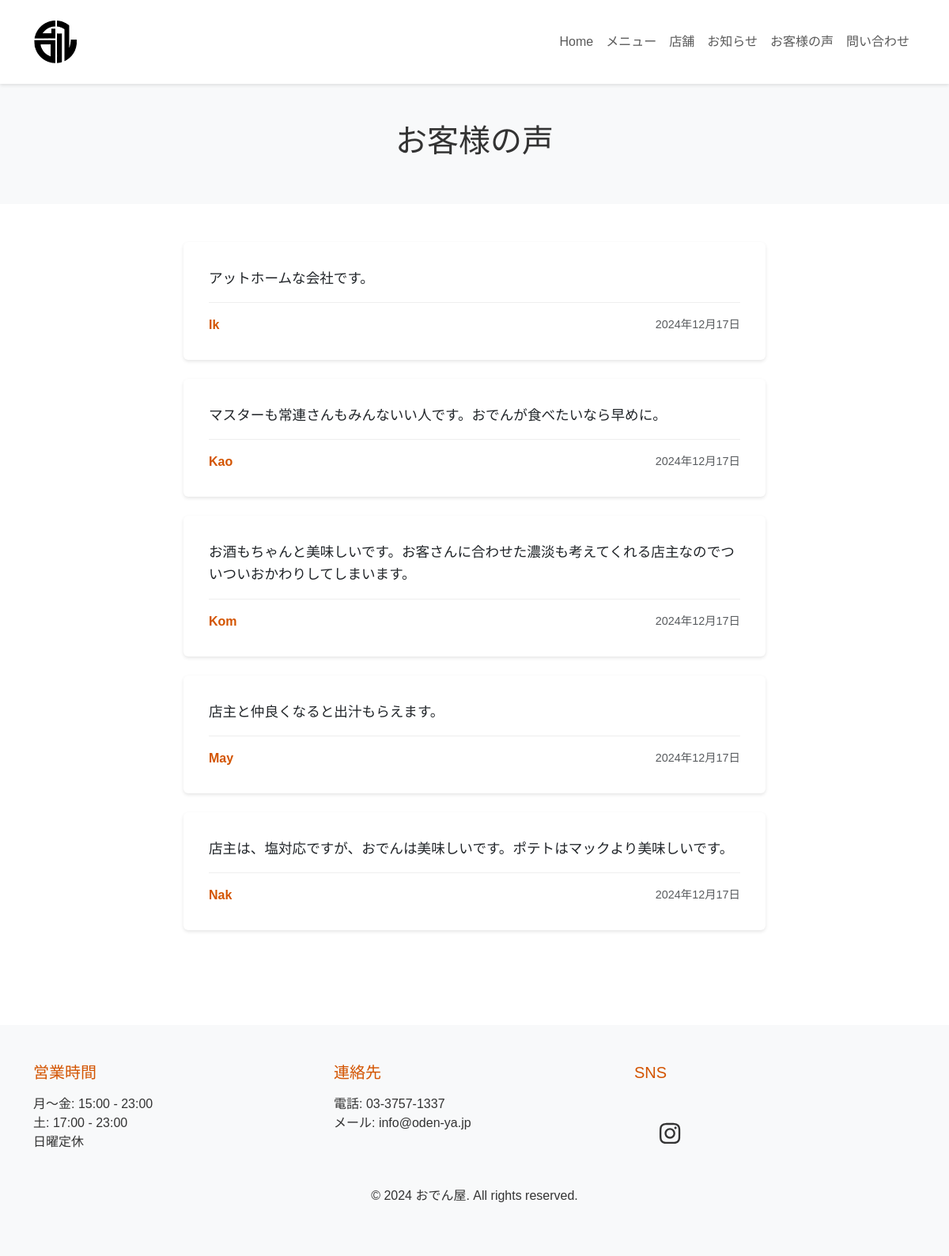
The app's page /reviews with its own data.
### models.py (models this page shows)
class Review(db.Model):
    id = db.Column(db.Integer, primary_key=True)
    author = db.Column(db.String(100), nullable=False)
    content = db.Column(db.Text, nullable=False)
    image_path = db.Column(db.String(200))
    date = db.Column(db.DateTime, default=datetime.utcnow)

### app.py (the view)
@app.route('/social')
@app.route('/reviews')
def reviews():
    reviews = Review.query.order_by(Review.date.desc()).all()
    return render_template('reviews.html', reviews=reviews)

### templates/reviews.html
{% extends "base.html" %}
{% block content %}
<div class="reviews-header py-5 bg-light">
    <div class="container">
        <h1 class="text-center">お客様の声</h1>
    </div>
</div>
<section class="reviews-section py-5">
    <div class="container">
        <div class="row">
            <div class="col-md-8 offset-md-2">
                {% for review in reviews %}
                <div class="review-card mb-4">
                    <div class="card">
                        <div class="card-body">
                            <div class="review-content">
                                <p class="review-text mb-3">{{ review.content }}</p>
                                <div class="review-meta">
                                    <span class="author">{{ review.author }}</span>
                                    <span class="date text-muted">{{ review.date.strftime('%Y年%m月%d日') }}</span>
                                </div>
                            </div>
                        </div>
                    </div>
                </div>
                {% endfor %}
            </div>
        </div>
    </div>
</section>
{% endblock %}

### static/css/style.css (style rules this page uses)
body { font-family: 'Noto Sans JP', sans-serif; color: #333; }
.card { border: none; box-shadow: 0 2px 4px rgba(0,0,0,0.1); transition: all 0.3s ease; }
.review-card { transition: transform 0.3s ease; }
.review-content { position: relative; padding: 1rem; }
.review-text { font-size: 1.1rem; line-height: 1.6; margin-bottom: 1rem; }
.review-meta { display: flex; justify-content: space-between; align-items: center; margin-top: 1rem; padding-top: 1rem; border-top: 1px solid #eee; }
.review-meta .author { font-weight: bold; color: #d35400; }
.review-meta .date { font-size: 0.9rem; }

### records on screen
Review: content "アットホームな会社です。", author "Ik", date "2024年12月17日"
Review: content "マスターも常連さんもみんないい人です。おでんが食べたいなら早めに。", author "Kao", date "2024年12月17日"
Review: content "お酒もちゃんと美味しいです。お客さんに合わせた濃淡も考えてくれる店主なのでついついおかわりしてしまいます。", author "Kom", date "2024年12月17日"
Review: content "店主と仲良くなると出汁もらえます。", author "May", date "2024年12月17日"
Review: content "店主は、塩対応ですが、おでんは美味しいです。ポテトはマックより美味しいです。", author "Nak", date "2024年12月17日"
